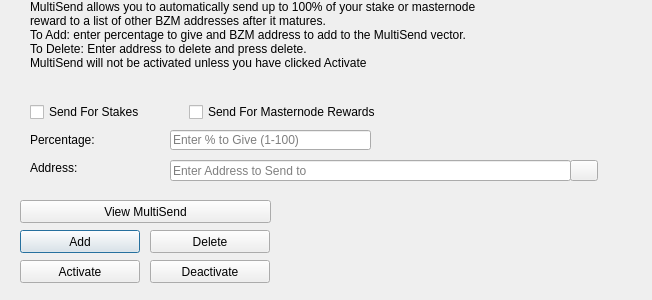
<?xml version="1.0" encoding="UTF-8"?>
<ui version="4.0">
 <class>MultiSendDialog</class>
 <widget class="QDialog" name="MultiSendDialog">
  <property name="windowModality">
   <enum>Qt::NonModal</enum>
  </property>
  <property name="geometry">
   <rect>
    <x>0</x>
    <y>0</y>
    <width>652</width>
    <height>300</height>
   </rect>
  </property>
  <property name="windowTitle">
   <string>MultiSend</string>
  </property>
  <widget class="QLineEdit" name="multiSendPercentEdit">
   <property name="geometry">
    <rect>
     <x>170</x>
     <y>130</y>
     <width>201</width>
     <height>20</height>
    </rect>
   </property>
   <property name="toolTip">
    <string>Enter whole numbers 1 - 100</string>
   </property>
   <property name="placeholderText">
    <string>Enter % to Give (1-100)</string>
   </property>
  </widget>
  <widget class="QLineEdit" name="multiSendAddressEdit">
   <property name="geometry">
    <rect>
     <x>170</x>
     <y>160</y>
     <width>401</width>
     <height>21</height>
    </rect>
   </property>
   <property name="toolTip">
    <string/>
   </property>
   <property name="placeholderText">
    <string>Enter Address to Send to</string>
   </property>
  </widget>
  <widget class="QLabel" name="label_2">
   <property name="geometry">
    <rect>
     <x>30</x>
     <y>0</y>
     <width>451</width>
     <height>121</height>
    </rect>
   </property>
   <property name="lineWidth">
    <number>1</number>
   </property>
   <property name="text">
    <string>MultiSend allows you to automatically send up to 100% of your stake or masternode reward to a list of other BZM addresses after it matures.
To Add: enter percentage to give and BZM address to add to the MultiSend vector.
To Delete: Enter address to delete and press delete.
MultiSend will not be activated unless you have clicked Activate</string>
   </property>
   <property name="alignment">
    <set>Qt::AlignLeading|Qt::AlignLeft|Qt::AlignTop</set>
   </property>
   <property name="wordWrap">
    <bool>true</bool>
   </property>
  </widget>
  <widget class="QLabel" name="message">
   <property name="geometry">
    <rect>
     <x>290</x>
     <y>200</y>
     <width>351</width>
     <height>91</height>
    </rect>
   </property>
   <property name="text">
    <string/>
   </property>
  </widget>
  <widget class="QPushButton" name="addButton">
   <property name="geometry">
    <rect>
     <x>20</x>
     <y>230</y>
     <width>120</width>
     <height>23</height>
    </rect>
   </property>
   <property name="toolTip">
    <string/>
   </property>
   <property name="statusTip">
    <string>Add to MultiSend Vector</string>
   </property>
   <property name="text">
    <string>Add</string>
   </property>
  </widget>
  <widget class="QPushButton" name="disableButton">
   <property name="geometry">
    <rect>
     <x>150</x>
     <y>260</y>
     <width>120</width>
     <height>23</height>
    </rect>
   </property>
   <property name="statusTip">
    <string>Deactivate MultiSend</string>
   </property>
   <property name="text">
    <string>Deactivate</string>
   </property>
  </widget>
  <widget class="QPushButton" name="addressBookButton">
   <property name="geometry">
    <rect>
     <x>570</x>
     <y>160</y>
     <width>28</width>
     <height>21</height>
    </rect>
   </property>
   <property name="toolTip">
    <string>Choose an address from the address book</string>
   </property>
   <property name="text">
    <string/>
   </property>
   <property name="icon">
    <iconset resource="../blazarium.qrc">
     <normaloff>:/icons/address-book</normaloff>:/icons/address-book</iconset>
   </property>
   <property name="shortcut">
    <string>Alt+A</string>
   </property>
   <property name="autoDefault">
    <bool>false</bool>
   </property>
  </widget>
  <widget class="QLabel" name="label">
   <property name="geometry">
    <rect>
     <x>30</x>
     <y>130</y>
     <width>121</width>
     <height>20</height>
    </rect>
   </property>
   <property name="toolTip">
    <string>Percentage of stake to send</string>
   </property>
   <property name="text">
    <string>Percentage:</string>
   </property>
  </widget>
  <widget class="QLabel" name="label_5">
   <property name="geometry">
    <rect>
     <x>30</x>
     <y>160</y>
     <width>111</width>
     <height>16</height>
    </rect>
   </property>
   <property name="toolTip">
    <string>Address to send portion of stake to</string>
   </property>
   <property name="text">
    <string>Address:</string>
   </property>
  </widget>
  <widget class="QPushButton" name="deleteButton">
   <property name="geometry">
    <rect>
     <x>150</x>
     <y>230</y>
     <width>120</width>
     <height>23</height>
    </rect>
   </property>
   <property name="toolTip">
    <string/>
   </property>
   <property name="statusTip">
    <string>Delete Address From MultiSend Vector</string>
   </property>
   <property name="text">
    <string>Delete</string>
   </property>
  </widget>
  <widget class="QPushButton" name="activateButton">
   <property name="geometry">
    <rect>
     <x>20</x>
     <y>260</y>
     <width>120</width>
     <height>23</height>
    </rect>
   </property>
   <property name="statusTip">
    <string>Activate MultiSend</string>
   </property>
   <property name="text">
    <string>Activate</string>
   </property>
  </widget>
  <widget class="QPushButton" name="viewButton">
   <property name="geometry">
    <rect>
     <x>20</x>
     <y>200</y>
     <width>251</width>
     <height>23</height>
    </rect>
   </property>
   <property name="toolTip">
    <string/>
   </property>
   <property name="statusTip">
    <string>View MultiSend Vector</string>
   </property>
   <property name="text">
    <string>View MultiSend</string>
   </property>
  </widget>
  <widget class="QWidget" name="horizontalLayoutWidget">
   <property name="geometry">
    <rect>
     <x>30</x>
     <y>100</y>
     <width>351</width>
     <height>24</height>
    </rect>
   </property>
   <layout class="QHBoxLayout" name="horizontalLayout">
    <item>
     <widget class="QCheckBox" name="multiSendStakeCheckBox">
      <property name="text">
       <string>Send For Stakes</string>
      </property>
     </widget>
    </item>
    <item>
     <widget class="QCheckBox" name="multiSendMasternodeCheckBox">
      <property name="text">
       <string>Send For Masternode Rewards</string>
      </property>
     </widget>
    </item>
   </layout>
  </widget>
 </widget>
 <resources>
  <include location="../blazarium.qrc"/>
 </resources>
 <connections/>
</ui>
